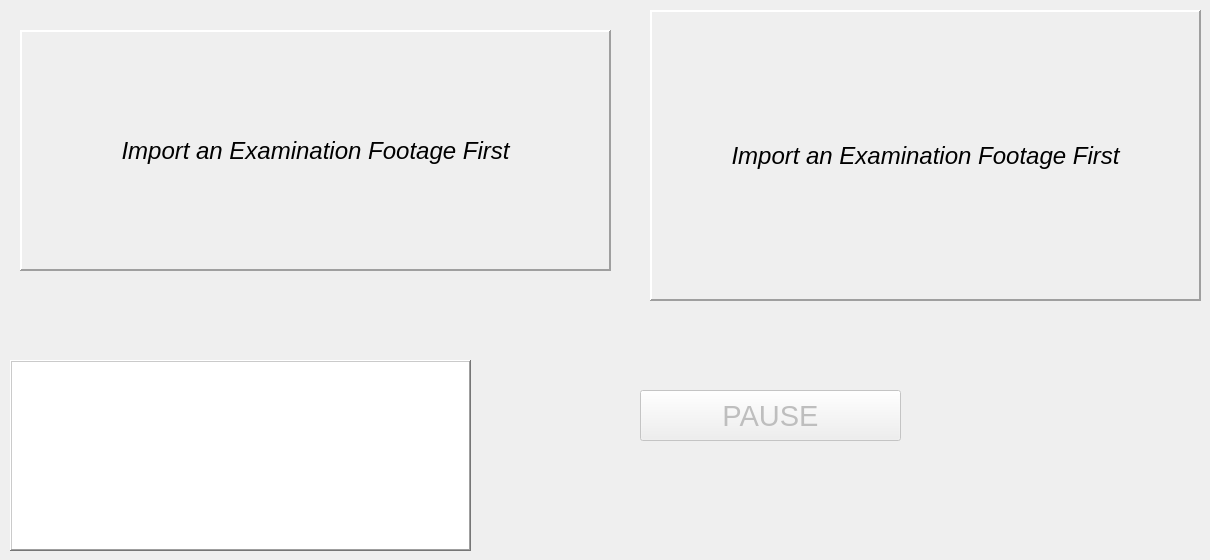
    <widget class="QWidget" name="tab">
     <attribute name="title">
      <string>Logs</string>
     </attribute>
     <widget class="QWidget" name="timeFrameContainer_2" native="true">
      <property name="geometry">
       <rect>
        <x>30</x>
        <y>330</y>
        <width>551</width>
        <height>51</height>
       </rect>
      </property>
     </widget>
     <widget class="QLabel" name="center_video_preview_label_2">
      <property name="geometry">
       <rect>
        <x>20</x>
        <y>30</y>
        <width>591</width>
        <height>241</height>
       </rect>
      </property>
      <property name="font">
       <font>
        <pointsize>18</pointsize>
        <italic>true</italic>
       </font>
      </property>
      <property name="frameShape">
       <enum>QFrame::Shape::Panel</enum>
      </property>
      <property name="frameShadow">
       <enum>QFrame::Shadow::Raised</enum>
      </property>
      <property name="lineWidth">
       <number>2</number>
      </property>
      <property name="text">
       <string>Import an Examination Footage First</string>
      </property>
      <property name="alignment">
       <set>Qt::AlignmentFlag::AlignCenter</set>
      </property>
     </widget>
     <widget class="QLabel" name="front_video_preview_label_2">
      <property name="geometry">
       <rect>
        <x>650</x>
        <y>10</y>
        <width>551</width>
        <height>291</height>
       </rect>
      </property>
      <property name="font">
       <font>
        <pointsize>18</pointsize>
        <italic>true</italic>
       </font>
      </property>
      <property name="frameShape">
       <enum>QFrame::Shape::Panel</enum>
      </property>
      <property name="frameShadow">
       <enum>QFrame::Shadow::Raised</enum>
      </property>
      <property name="lineWidth">
       <number>2</number>
      </property>
      <property name="text">
       <string>Import an Examination Footage First</string>
      </property>
      <property name="alignment">
       <set>Qt::AlignmentFlag::AlignCenter</set>
      </property>
     </widget>
     <widget class="QPushButton" name="play_pause_button_analytics_2">
      <property name="enabled">
       <bool>false</bool>
      </property>
      <property name="geometry">
       <rect>
        <x>640</x>
        <y>390</y>
        <width>261</width>
        <height>51</height>
       </rect>
      </property>
      <property name="font">
       <font>
        <pointsize>22</pointsize>
       </font>
      </property>
      <property name="text">
       <string>PAUSE</string>
      </property>
     </widget>
     <widget class="QGraphicsView" name="DataChart_2">
      <property name="geometry">
       <rect>
        <x>10</x>
        <y>360</y>
        <width>461</width>
        <height>191</height>
       </rect>
      </property>
      <property name="frameShape">
       <enum>QFrame::Shape::WinPanel</enum>
      </property>
      <property name="frameShadow">
       <enum>QFrame::Shadow::Raised</enum>
      </property>
      <property name="backgroundBrush">
       <brush brushstyle="NoBrush">
        <color alpha="255">
         <red>0</red>
         <green>0</green>
         <blue>0</blue>
        </color>
       </brush>
      </property>
     </widget>
    </widget>
